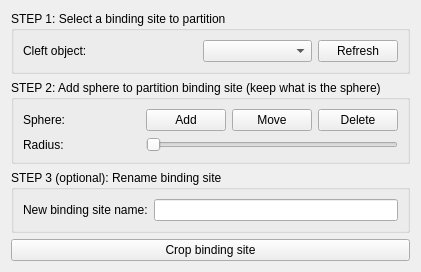
            <widget class="QWidget" name="tab_15">
             <attribute name="title">
              <string>Partition Cleft</string>
             </attribute>
             <layout class="QVBoxLayout" name="verticalLayout_11">
              <item>
               <widget class="QGroupBox" name="groupBox_21">
                <property name="styleSheet">
                 <string notr="true"/>
                </property>
                <property name="title">
                 <string>STEP 1: Select a binding site to partition</string>
                </property>
                <layout class="QHBoxLayout" name="horizontalLayout_24">
                 <item>
                  <widget class="QLabel" name="label_57">
                   <property name="text">
                    <string>&lt;html&gt;&lt;head/&gt;&lt;body&gt;&lt;p&gt;Cleft object:&lt;/p&gt;&lt;/body&gt;&lt;/html&gt;</string>
                   </property>
                  </widget>
                 </item>
                 <item>
                  <spacer name="horizontalSpacer_19">
                   <property name="orientation">
                    <enum>Qt::Horizontal</enum>
                   </property>
                   <property name="sizeHint" stdset="0">
                    <size>
                     <width>40</width>
                     <height>20</height>
                    </size>
                   </property>
                  </spacer>
                 </item>
                 <item>
                  <widget class="QComboBox" name="cleft_partition_select_object">
                   <property name="sizePolicy">
                    <sizepolicy hsizetype="Expanding" vsizetype="Fixed">
                     <horstretch>0</horstretch>
                     <verstretch>0</verstretch>
                    </sizepolicy>
                   </property>
                  </widget>
                 </item>
                 <item>
                  <widget class="QPushButton" name="cleft_partition_button_refresh">
                   <property name="sizePolicy">
                    <sizepolicy hsizetype="Fixed" vsizetype="Fixed">
                     <horstretch>0</horstretch>
                     <verstretch>0</verstretch>
                    </sizepolicy>
                   </property>
                   <property name="text">
                    <string>Refresh</string>
                   </property>
                  </widget>
                 </item>
                </layout>
               </widget>
              </item>
              <item>
               <widget class="QGroupBox" name="groupBox_25">
                <property name="styleSheet">
                 <string notr="true"/>
                </property>
                <property name="title">
                 <string>STEP 2: Add sphere to partition binding site (keep what is the sphere)</string>
                </property>
                <layout class="QGridLayout" name="gridLayout_13">
                 <item row="0" column="0">
                  <widget class="QLabel" name="label_22">
                   <property name="text">
                    <string>Sphere:</string>
                   </property>
                  </widget>
                 </item>
                 <item row="0" column="1">
                  <widget class="QFrame" name="frame_2">
                   <property name="frameShape">
                    <enum>QFrame::NoFrame</enum>
                   </property>
                   <property name="frameShadow">
                    <enum>QFrame::Plain</enum>
                   </property>
                   <layout class="QHBoxLayout" name="horizontalLayout_5">
                    <property name="leftMargin">
                     <number>0</number>
                    </property>
                    <property name="topMargin">
                     <number>0</number>
                    </property>
                    <property name="rightMargin">
                     <number>0</number>
                    </property>
                    <property name="bottomMargin">
                     <number>0</number>
                    </property>
                    <item>
                     <widget class="QPushButton" name="cleft_partition_button_add">
                      <property name="text">
                       <string>Add</string>
                      </property>
                     </widget>
                    </item>
                    <item>
                     <widget class="QPushButton" name="cleft_partition_button_move">
                      <property name="text">
                       <string>Move</string>
                      </property>
                     </widget>
                    </item>
                    <item>
                     <widget class="QPushButton" name="cleft_partition_button_delete">
                      <property name="text">
                       <string>Delete</string>
                      </property>
                     </widget>
                    </item>
                   </layout>
                  </widget>
                 </item>
                 <item row="1" column="0">
                  <widget class="QLabel" name="label_20">
                   <property name="text">
                    <string>Radius:</string>
                   </property>
                  </widget>
                 </item>
                 <item row="1" column="1">
                  <widget class="QSlider" name="cleft_partition_radius_slider">
                   <property name="enabled">
                    <bool>false</bool>
                   </property>
                   <property name="sizePolicy">
                    <sizepolicy hsizetype="Minimum" vsizetype="Fixed">
                     <horstretch>0</horstretch>
                     <verstretch>0</verstretch>
                    </sizepolicy>
                   </property>
                   <property name="minimum">
                    <number>50</number>
                   </property>
                   <property name="maximum">
                    <number>100</number>
                   </property>
                   <property name="singleStep">
                    <number>10</number>
                   </property>
                   <property name="orientation">
                    <enum>Qt::Horizontal</enum>
                   </property>
                  </widget>
                 </item>
                </layout>
               </widget>
              </item>
              <item>
               <widget class="QGroupBox" name="groupBox_48">
                <property name="styleSheet">
                 <string notr="true"/>
                </property>
                <property name="title">
                 <string>STEP 3 (optional): Rename binding site</string>
                </property>
                <layout class="QHBoxLayout" name="horizontalLayout_29">
                 <item>
                  <widget class="QLabel" name="label_58">
                   <property name="text">
                    <string>&lt;html&gt;&lt;head/&gt;&lt;body&gt;&lt;p&gt;New binding site name:&lt;/p&gt;&lt;/body&gt;&lt;/html&gt;</string>
                   </property>
                  </widget>
                 </item>
                 <item>
                  <widget class="QLineEdit" name="lineEdit">
                   <property name="alignment">
                    <set>Qt::AlignRight|Qt::AlignTrailing|Qt::AlignVCenter</set>
                   </property>
                  </widget>
                 </item>
                </layout>
               </widget>
              </item>
              <item>
               <layout class="QHBoxLayout" name="horizontalLayout0">
                <item>
                 <widget class="QPushButton" name="cleft_partition_crop_button">
                  <property name="text">
                   <string>Crop binding site</string>
                  </property>
                 </widget>
                </item>
               </layout>
              </item>
             </layout>
            </widget>
